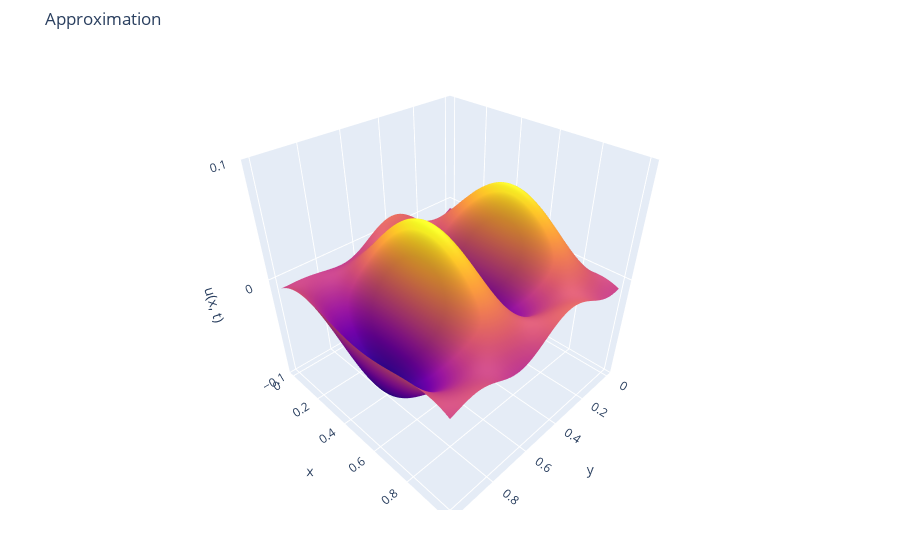

The notebook cell this image was saved under:
### Code cell
fig = make_subplots(rows=1, cols=1, specs=[[{'type': 'surface'}]])
xs = np.linspace(0, 1, 100)
ys = np.linspace(0, 1, 100)
us_pred = np.array([[solver.u(x, y).item() for x in xs] for y in ys])
us = us_pred #np.array([[sol(x, t) for x in xs] for t in ts])
fig.add_trace(go.Surface(x=ys, y=np.flip(xs), z=us, showscale=False), row=1, col=1)
#fig.add_trace(go.Surface(x=ys, y=xs, z=us_pred), row=1, col=2)
fig.update_layout(title='Approximation',
                  scene = dict(
                    xaxis_title="y",
                    yaxis_title="x",
                    zaxis_title="u(x, t)",
                    zaxis_range=[-0.1, 0.1]), 
                  margin=dict(l=50, r=50, b=50, t=50))
fig.show()
